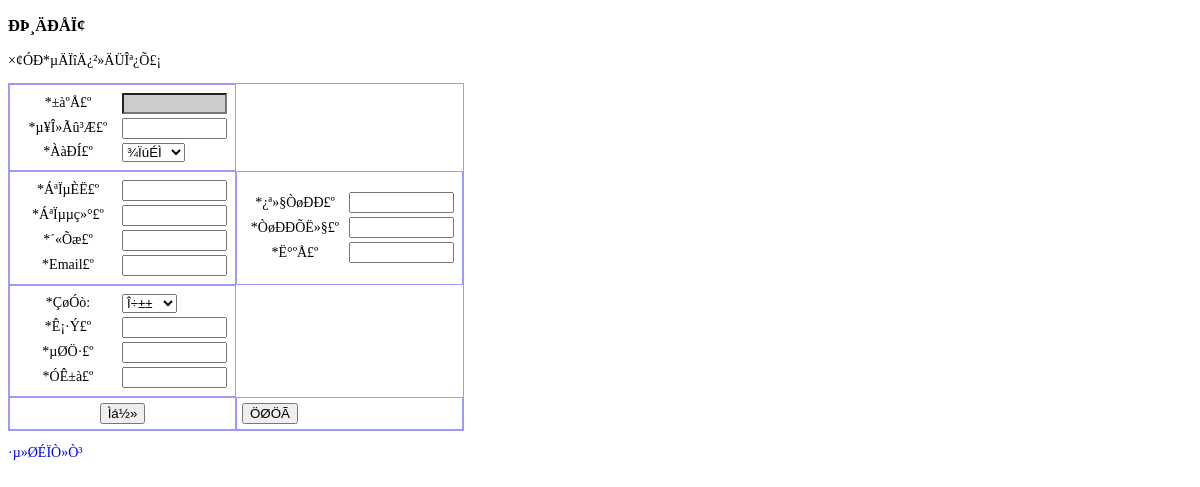
Page /basic/company/company_modify.php?id=0000 on the earlier database version.
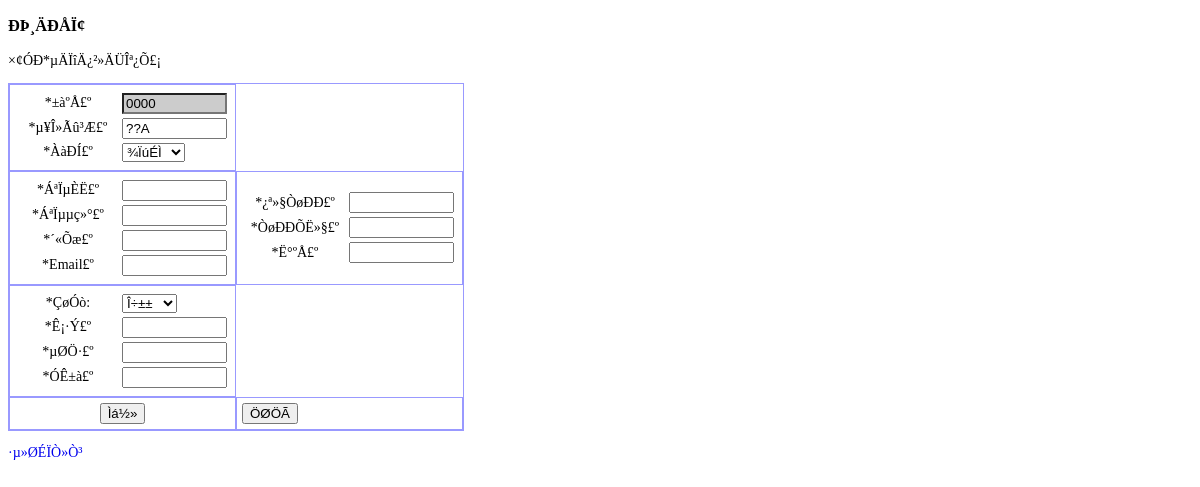
Same page on the later database version.
### tables this page shows
CREATE TABLE `table_company` (
  `id` varchar(4) NOT NULL,
  `name` varchar(10) NOT NULL,
  `type` varchar(10) default NULL,
  `contact` varchar(10) default NULL,
  `phone` varchar(12) default NULL,
  `fax` varchar(12) default NULL,
  `email` varchar(20) default NULL,
  `bank` varchar(10) default NULL,
  `bankaccount` varchar(20) default NULL,
  `tariff` varchar(20) default NULL,
  `area` varchar(10) default NULL,
  `province` varchar(10) default NULL,
  `address` varchar(50) default NULL,
  `zipcode` varchar(10) default NULL,
  PRIMARY KEY  (`id`,`name`)
);

### basic/company/company_modify.php (the view, shortened to what this page needs)
<!DOCTYPE html PUBLIC "-//W3C//DTD XHTML 1.0 Transitional//EN" "http://www.w3.org/TR/xhtml1/DTD/xhtml1-transitional.dtd">
<html xmlns="http://www.w3.org/1999/xhtml">
<head>
</head>
<?php
	$id=$_GET["id"];
	$query="select * from table_company where id=$id";
	$result=mysql_query($query);
	$RS=mysql_fetch_array($result);
?>
<body>
<h3>ÐÞ¸ÄÐÅÏ¢</h3>
<p>×¢ÓÐ*µÄÏîÄ¿²»ÄÜÎª¿Õ£¡ </p>
<form id="company_modify" name="company_modify" method="post" action="company_modify_bg.php" onsubmit="return checkForm();">
  <table border="1" cellpadding="5" cellspacing="0" bordercolor="#9999FF">
    <tr>
      <td bordercolor="#990099"><table width="100%">
          <tr>
            <td width="100" align="center">*±àºÅ£º</td>
            <td><input name="id" type="text" size="10" maxlength="10" style=" background-color:#CCCCCC" value="<?php echo $RS['id']; ?>" readonly/></td>
          </tr>
          <tr>
            <td width="100" align="center">*µ¥Î»Ãû³Æ£º</td>
            <td><input name="name" type="text" value="<?php echo $RS['name']; ?>" size="10" maxlength="10" /></td>
          </tr>
          <tr>
            <td width="100" align="center">*ÀàÐÍ£º</td>
            <td><select name="type">
                <option value="¾­ÏúÉÌ">¾­ÏúÉÌ</option>
              </select></td>
          </tr>
        </table></td>
    </tr>
    <tr>
      <td><table width="100%">
          <tr>
            <td width="100" align="center">*ÁªÏµÈË£º</td>
            <td><input name="contact" type="text" value="<?php echo $RS['contact']; ?>" size="10" maxlength="10"/></td>
          </tr>
          <tr>
            <td width="100" align="center">*ÁªÏµµç»°£º</td>
            <td><input name="phone" type="text" value="<?php echo $RS['phone']; ?>" size="10" maxlength="10"/></td>
          </tr>
          <tr>
            <td width="100" align="center">*´«Õæ£º</td>
            <td><input name="fax" type="text" value="<?php echo $RS['fax']; ?>" size="10" maxlength="10"/></td>
          </tr>
          <tr>
            <td width="100" align="center">*Email£º</td>
            <td><input name="email" type="text" value="<?php echo $RS['email']; ?>" size="10" maxlength="10"/></td>
          </tr>
        </table></td>
      <td><table width="100%">
          <tr>
            <td width="100" align="center">*¿ª»§ÒøÐÐ£º</td>
            <td><input name="bank" type="text" value="<?php echo $RS['bank']; ?>" size="10" maxlength="10" /></td>
          </tr>
          <tr>
            <td width="100" align="center">*ÒøÐÐÕË»§£º</td>
            <td><input name="bankaccount" type="text" value="<?php echo $RS['bankaccount']; ?>" size="10" maxlength="10" />
          </tr>
          <tr>
            <td width="100" align="center">*Ë°ºÅ£º</td>
            <td><input name="tariff" type="text" onkeyup="value=value.replace(/[\W]/g,'')" value="<?php echo $RS['tariff']; ?>" size="10" maxlength="10"/></td>
          </tr>
        </table></td>
    </tr>
    <tr>
      <td><table width="100%">
          <tr>
            <td width="100" align="center">*ÇøÓò:</td>
            <td><select name="area">
                <option value="Î÷±±" <?php if($RS['area']=="Î÷±±") echo 'selected'; ?>>Î÷±±</option>
              </select></td>
          </tr>
          <tr>
            <td width="100" align="center">*Ê¡·Ý£º</td>
            <td><input name="province" type="text" value="<?php echo $RS['province']; ?>" size="10" maxlength="10" /></td>
          </tr>
          <tr>
            <td width="100" align="center">*µØÖ·£º</td>
            <td><input name="address" type="text" value="<?php echo $RS['address']; ?>" size="10" maxlength="10" /></td>
          </tr>
          <tr>
            <td width="100" align="center">*ÓÊ±à£º</td>
            <td><input name="zipcode" type="text" value="<?php echo $RS['zipcode']; ?>" size="10" maxlength="10" /></td>
          </tr>
        </table></td>
    </tr>
    <tr>
      <td align="center"><input name="submit" type="submit" value="Ìá½»" /></td>
      <td><input name="submit" type="reset" value="ÖØÖÃ" />
      </td>
    </tr>
  </table>
</form>
<p><a href="company_show.php">·µ»ØÉÏÒ»Ò³</a></p>
</body>
</html>

### basic/company/company_modify.php (style rules this page uses)
a:link { text-decoration: none; }
body { width:800px; font-size:14px }

Differences in the rows shown:
added table_company: id "0000", name "??A"
